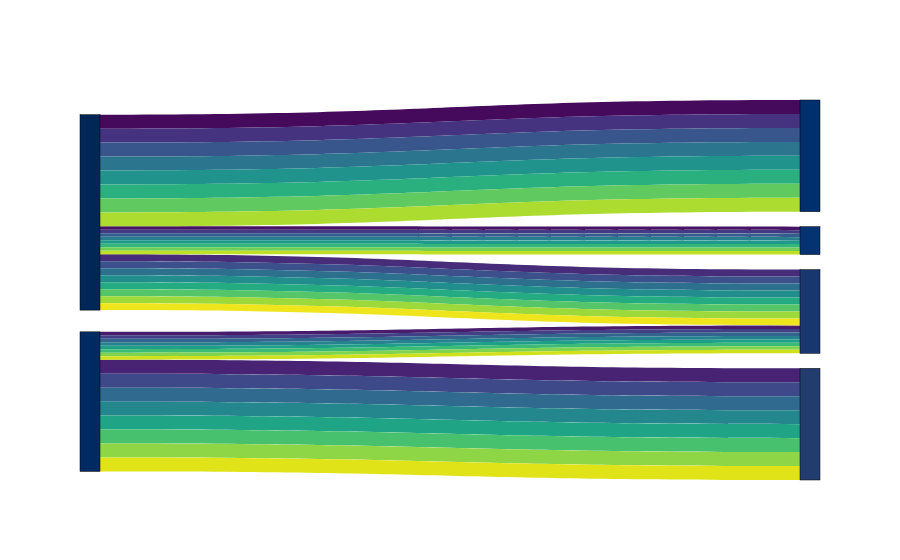

Notebook code cell kept with this figure:
### Code cell
import plotly.graph_objects as go
import seaborn as sns

# Assume these arrays have 40 elements
source = [0, 0, 1, 1, 0] * 8  # repeated for the sake of example
target = [2, 3, 4, 5, 4] * 8  # repeated for the sake of example
value = [8, 2, 2, 8, 4] * 8  # repeated for the sake of example

# Generate a color palette with 40 distinct colors
node_colors = sns.color_palette("cividis", n_colors=40).as_hex()
link_colors = sns.color_palette("viridis", n_colors=40).as_hex()

link = dict(
    source=source,
    target=target,
    value=value,
    color=link_colors  # This now references the programmatically generated colors
)

node = dict(
    pad=15,
    thickness=20,
    line=dict(color="black", width=0.5),
    color=node_colors  # This now references the programmatically generated colors
)

data = go.Sankey(node=node, link=link)

fig = go.Figure(data)
fig.show()

### Figure 1 — Plotly figure (JSON) as saved in the notebook; plotly's stock layout.template omitted (floating-point values rounded to 4 significant figures)
{"data": [{"link": {"color": ["#460a5d", "#471365", "#481b6d", "#482374", "#472c7a", "#46337f", "#443a83", "#424186", "#3e4989", "#3c508b", "#39568c", "#365d8d", "#32648e", "#306a8e", "#2d708e", "#2b758e", "#287c8e", "#26828e", "#24878e", "#228d8d", "#20938c", "#1f998a", "#1f9f88", "#20a486", "#25ab82", "#2ab07f", "#32b67a", "#3bbb75", "#48c16e", "#54c568", "#60ca60", "#6ece58", "#7fd34e", "#8ed645", "#9dd93b", "#addc30", "#c0df25", "#d0e11c", "#dfe318", "#efe51c"], "source": [0, 0, 1, 1, 0, 0, 0, 1, 1, 0, 0, 0, 1, 1, 0, 0, 0, 1, 1, 0, 0, 0, 1, 1, 0, 0, 0, 1, 1, 0, 0, 0, 1, 1, 0, 0, 0, 1, 1, 0], "target": [2, 3, 4, 5, 4, 2, 3, 4, 5, 4, 2, 3, 4, 5, 4, 2, 3, 4, 5, 4, 2, 3, 4, 5, 4, 2, 3, 4, 5, 4, 2, 3, 4, 5, 4, 2, 3, 4, 5, 4], "value": [8, 2, 2, 8, 4, 8, 2, 2, 8, 4, 8, 2, 2, 8, 4, 8, 2, 2, 8, 4, 8, 2, 2, 8, 4, 8, 2, 2, 8, 4, 8, 2, 2, 8, 4, 8, 2, 2, 8, 4]}, "node": {"color": ["#002758", "#002b62", "#002f6d", "#053371", "#18376f", "#233c6e", "#2b406d", "#33446d", "#3b496c", "#414d6c", "#47516c", "#4d556c", "#545a6d", "#595e6e", "#5e636f", "#646770", "#6a6c71", "#6f7073", "#747475", "#797977", "#7f7e78", "#858279", "#8b8778", "#918b78", "#979177", "#9d9576", "#a39a74", "#a99f73", "#b0a571", "#b7a96e", "#bdae6c", "#c3b369", "#cbb965", "#d1bf61", "#d7c45c", "#dec958", "#e6d051", "#edd54a", "#f3db42", "#fbe138"], "line": {"color": "black", "width": 0.5}, "pad": 15, "thickness": 20}, "type": "sankey"}], "layout": {}}
